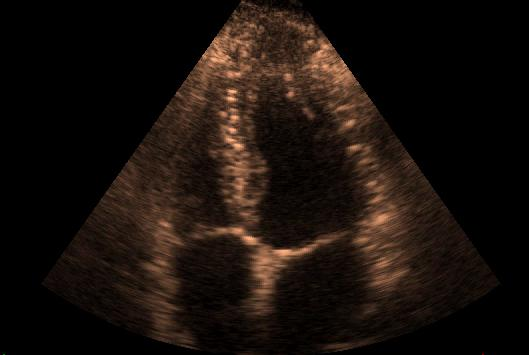
#> input picture 26/sonography.jpg, 529 x 355 px
$ jupyter execute HW5_4.ipynb
#> lines starting #> are read from the running program, lines starting #| are printed output that depends on the picture; after the words box and inside, x2 and y2 are one past the last pixel; in counts of white or black regions, pixels touching at a corner belong together
[cell 1]
import numpy as np
import matplotlib.pyplot as plt
import cv2 as cv

img = cv.imread('sonography.jpg', 0)
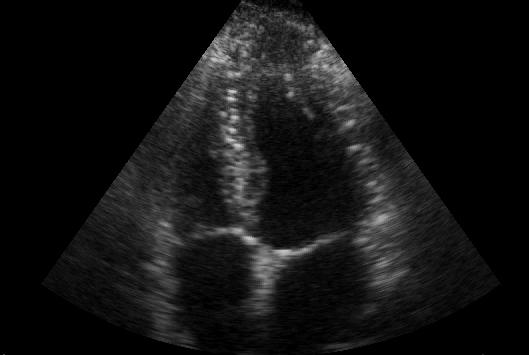
#> img: shape (355, 529); min 0, max 212, mean 19
#_______________________________________an implementation
# show img
plt.figure('output')
plt.subplot(231)
plt.imshow(img, cmap='gray')
plt.title('sono img')

# show sobel
plt.subplot(232)
img_x = cv.filter2D(img, -1, np.array([[-1, -2, -1], [0, 0, 0], [1, 2, 1]]))
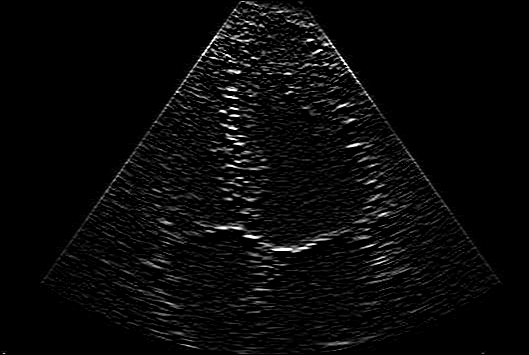
#> img_x: shape (355, 529); min 0, max 255, mean 9.3
img_y = cv.filter2D(img, -1, np.array([[-1, 0, 1], [-2, 0, 2], [-1, 0, 1]]))
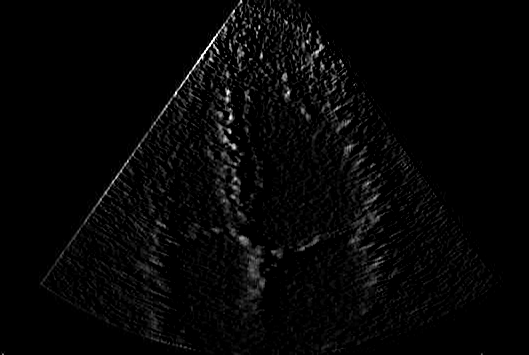
#> img_y: shape (355, 529); min 0, max 255, mean 6.1
plt.imshow(abs(img_x) + abs(img_y), cmap='gray', vmin=0, vmax=255)
plt.title('sobel img')

# show prewitt
plt.subplot(2, 3, 3)
img_x = cv.filter2D(img, -1, np.array([[-1, -1, -1], [0, 0, 0], [1, 1, 1]]))
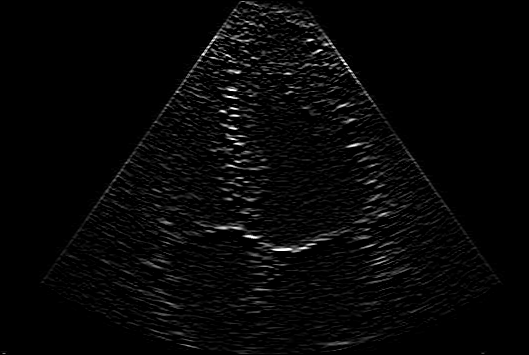
#> img_x: shape (355, 529); min 0, max 255, mean 6.9
img_y = cv.filter2D(img, -1, np.array([[-1, 0, 1], [-1, 0, 1], [-1, 0, 1]]))
plt.imshow(abs(img_x) + abs(img_y), cmap='gray', vmin=0, vmax=255)
plt.title('prewitt img')

# show log
plt.subplot(2, 3, 4)
log = np.array([[0, 0, -1, 0, 0], [0, -1, -2, -1, 0], [-1, -2, 16, -2, -1], [0, -1, -2, -1, 0], [0, 0, -1, 0, 0]])
s_log = cv.filter2D(img, -1, log)
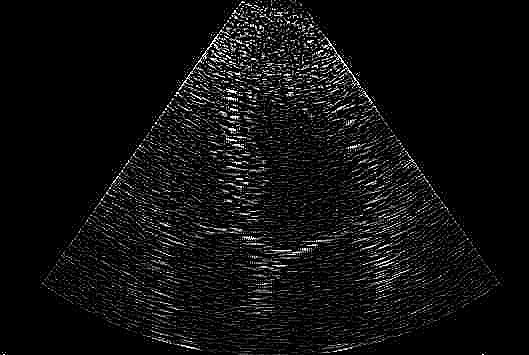
#> s_log: shape (355, 529); min 0, max 255, mean 15.3
plt.imshow(s_log, cmap='gray', vmin=0, vmax=255)
plt.title('Log img')

# show canny
plt.subplot(2, 3, 5)
s_c = cv.Canny(img, 100, 200)
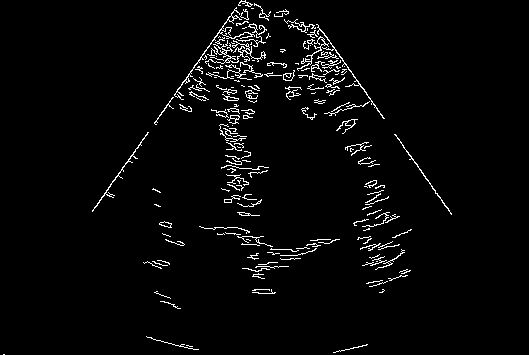
#> s_c: shape (355, 529); 3% white in thin lines or dots, all inside (x1, y1, x2, y2) = (3, 0, 452, 355)
plt.imshow(s_c, cmap='gray', vmin=0, vmax=255)
plt.title('canny img')

# show roberts
plt.subplot(2, 3, 6)
img_x = cv.filter2D(img, -1, np.array([[-1, 0], [0, 1]]))
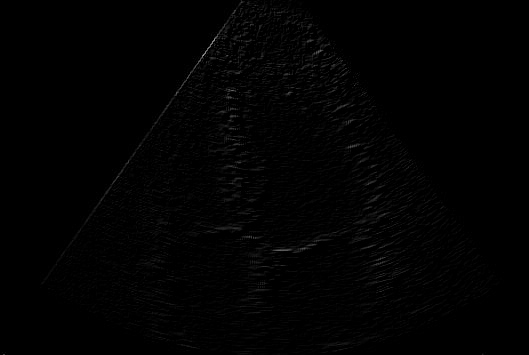
#> img_x: shape (355, 529); min 0, max 162, mean 1.9
img_y = cv.filter2D(img, -1, np.array([[0, -1], [1, 0]]))
plt.imshow(abs(img_x) + abs(img_y), cmap='gray', vmin=0, vmax=255)
plt.title('roberts img')

plt.show()
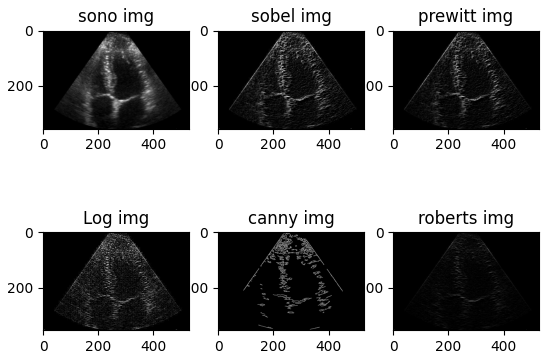
#> figure drawn by matplotlib, 6 panels

#_____________________________________________ another implementation
#-----------sobel----------------------------------
sobel_x = cv.filter2D(img, -1, np.array([[-1, -2, -1], [0, 0, 0], [1, 2, 1]]))
sobel_y = cv.filter2D(img, -1, np.array([[-1, 0, 1], [-2, 0, 2], [-1, 0, 1]]))
sobel = abs(sobel_x) + abs(sobel_y)
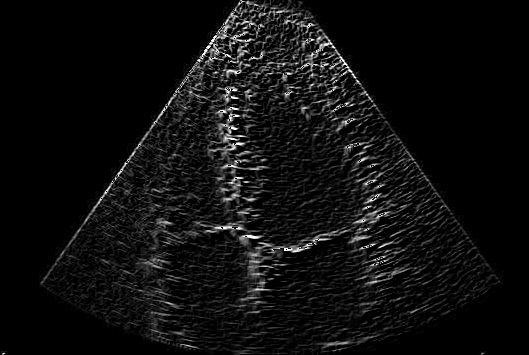
#> sobel: shape (355, 529); min 0, max 255, mean 14.8


#----------prewitt----------------------------------
prewitt_x = cv.filter2D(img, -1, np.array([[-1, -1, -1], [0, 0, 0], [1, 1, 1]]))
prewitt_y= cv.filter2D(img, -1, np.array([[-1, 0, 1], [-1, 0, 1], [-1, 0, 1]]))
prewitt = abs(prewitt_x)  +  abs(prewitt_y)
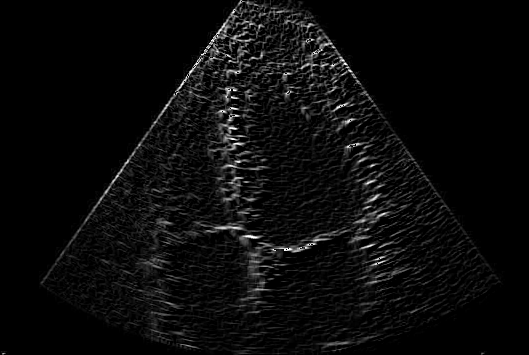
#> prewitt: shape (355, 529); min 0, max 255, mean 11.1


#------------LOG------------------------------------
log = cv.filter2D(img, -1, np.array([[0, 0, -1, 0, 0], [0, -1, -2, -1, 0], [-1, -2, 16, -2, -1], [0, -1, -2, -1, 0], [0, 0, -1, 0, 0]]))


#-----------------canny-----------------------------
canny= cv.Canny(img, 100, 200)


#--------------roberts-----------------------------
roberts_x = cv.filter2D(img, -1, np.array([[-1, 0], [0, 1]]))
roberts_y = cv.filter2D(img, -1, np.array([[0, -1], [1, 0]]))
roberts = abs(roberts_x)  +  abs(roberts_y)

#----------------show----------------------------
plt.subplot(231),plt.imshow(img,cmap='gray')
plt.title('orginal'),plt.xticks([]),plt.yticks([])

plt.subplot(232),plt.imshow(sobel,cmap='gray')
plt.title('sobel'),plt.xticks([]),plt.yticks([])

plt.subplot(233),plt.imshow(prewitt,cmap='gray')
plt.title('prewitt'),plt.xticks([]),plt.yticks([])

plt.subplot(234),plt.imshow(log,cmap='gray')
plt.title('LOG'),plt.xticks([]),plt.yticks([])

plt.subplot(235),plt.imshow(canny,cmap='gray')
plt.title('canny'),plt.xticks([]),plt.yticks([])

plt.subplot(236),plt.imshow(roberts,cmap='gray')
plt.title('roberts'),plt.xticks([]),plt.yticks([])

plt.show()
